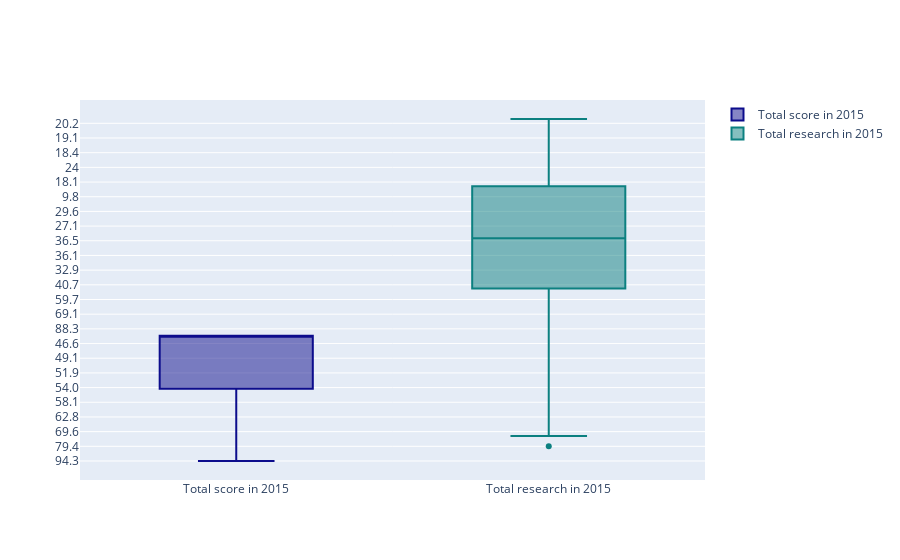

Source (notebook cell):
### Markdown cell above
<a id="9"></a> <br>
# Box Plots
* Box Plots
    * Median (50th percentile) = middle value of the data set. Sort and take the data in the middle. It is also called 50% percentile that is 50% of data are less that median(50th quartile)(quartile)
        * 25th percentile = quartile 1 (Q1) that is lower quartile
        * 75th percentile = quartile 3 (Q3) that is higher quartile
        * height of box = IQR = interquartile range = Q3-Q1
        * Whiskers = 1.5 * IQR from the Q1 and Q3
        * Outliers = being more than 1.5*IQR away from median commonly.
        
    * trace = box
        * y = data we want to visualize with box plot 
        * marker = color

### Code cell
# data preparation
x2015 = timesData[timesData.year == 2015]

trace0 = go.Box(
    y = x2015['total_score'],
    name = 'Total score in 2015',
    marker = dict(color = 'rgb(12,12,140)')
)

trace1 = go.Box(
    y = x2015['research'],
    name = 'Total research in 2015',
    marker = dict(color = 'rgb(12,128,128)')
)

data = [trace0, trace1]
iplot(data)

### Figure 1 — Plotly figure (JSON) as saved in the notebook; plotly's stock layout.template omitted (floating-point values rounded to 4 significant figures; data arrays with more than 128 entries replaced by an {"elided": "..."} marker saying what was removed)
{"data": [{"marker": {"color": "rgb(12,12,140)"}, "name": "Total score in 2015", "type": "box", "y": {"elided": "401 str values"}}, {"marker": {"color": "rgb(12,128,128)"}, "name": "Total research in 2015", "type": "box", "y": {"elided": "401 float values"}}], "layout": {"autosize": true, "xaxis": {"autorange": true, "range": [-0.5, 1.5], "type": "category"}, "yaxis": {"autorange": true, "range": [-22, 418], "type": "category"}}}
